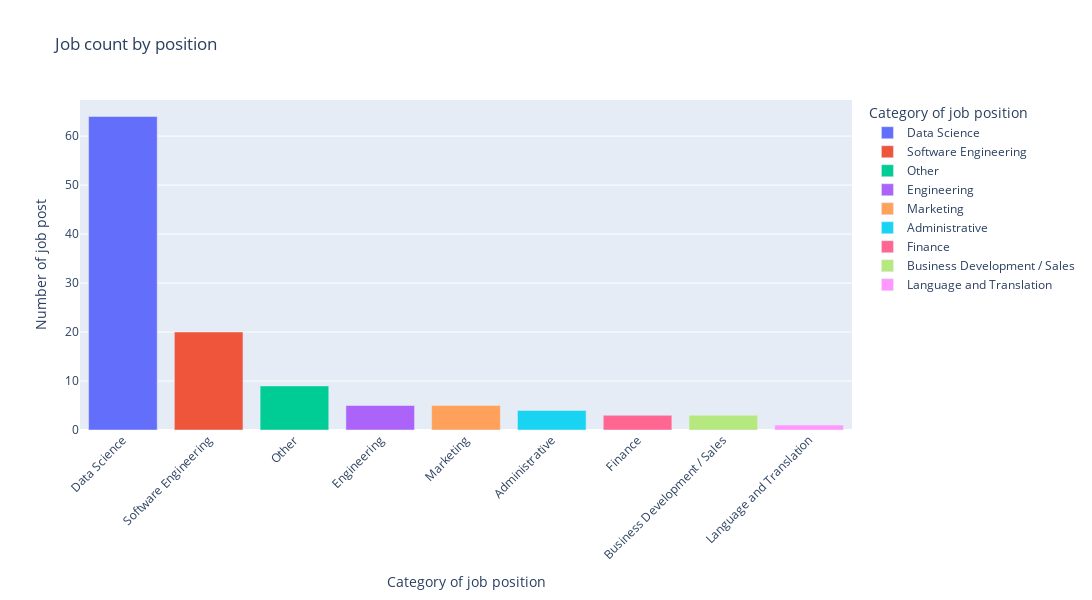
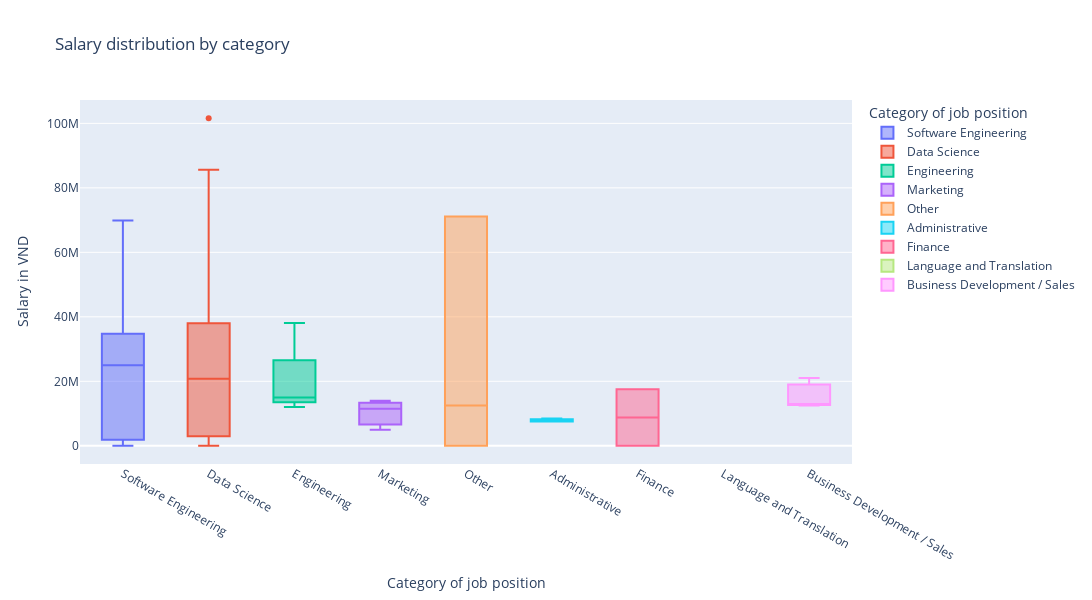
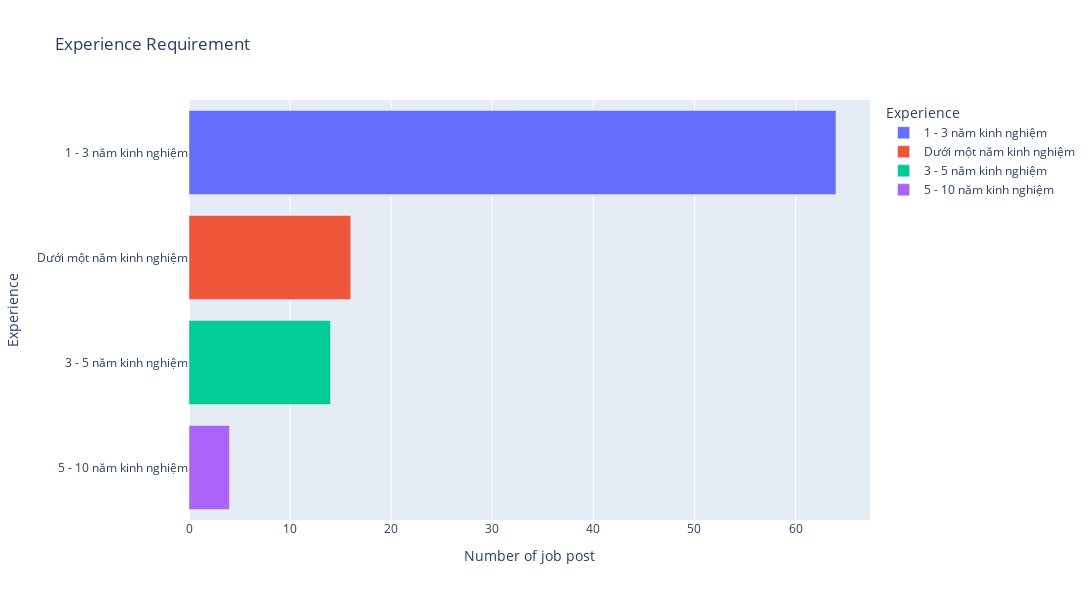
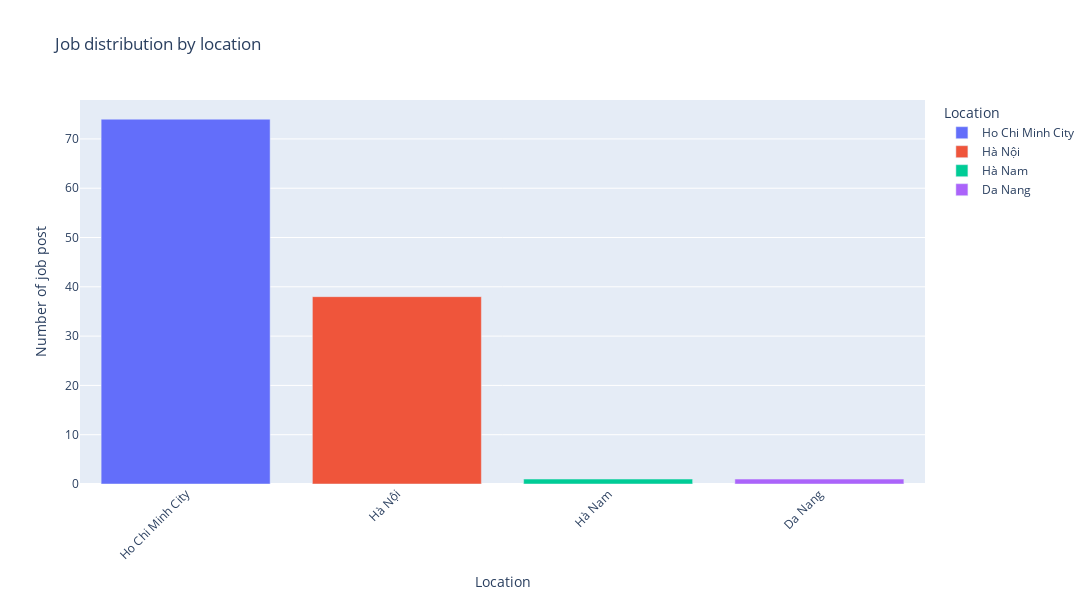

The notebook cell these images were saved under, in order:
### Code cell
df_data = preprocess.filter_job_titles(eda_df, keywords=["data", "business intelligence"])
lst = visualization.create_charts(df_data)

### Figure 1 — Plotly figure (JSON) as saved in the notebook; plotly's stock layout.template omitted (floating-point values rounded to 4 significant figures)
{"data": [{"alignmentgroup": "True", "hovertemplate": "Category of job position=%{x}<br>Number of job post=%{y}<extra></extra>", "legendgroup": "Data Science", "marker": {"color": "#636efa", "pattern": {"shape": ""}}, "name": "Data Science", "offsetgroup": "Data Science", "orientation": "v", "showlegend": true, "textposition": "auto", "type": "bar", "x": ["Data Science"], "xaxis": "x", "y": [64], "yaxis": "y"}, {"alignmentgroup": "True", "hovertemplate": "Category of job position=%{x}<br>Number of job post=%{y}<extra></extra>", "legendgroup": "Software Engineering", "marker": {"color": "#EF553B", "pattern": {"shape": ""}}, "name": "Software Engineering", "offsetgroup": "Software Engineering", "orientation": "v", "showlegend": true, "textposition": "auto", "type": "bar", "x": ["Software Engineering"], "xaxis": "x", "y": [20], "yaxis": "y"}, {"alignmentgroup": "True", "hovertemplate": "Category of job position=%{x}<br>Number of job post=%{y}<extra></extra>", "legendgroup": "Other", "marker": {"color": "#00cc96", "pattern": {"shape": ""}}, "name": "Other", "offsetgroup": "Other", "orientation": "v", "showlegend": true, "textposition": "auto", "type": "bar", "x": ["Other"], "xaxis": "x", "y": [9], "yaxis": "y"}, {"alignmentgroup": "True", "hovertemplate": "Category of job position=%{x}<br>Number of job post=%{y}<extra></extra>", "legendgroup": "Engineering", "marker": {"color": "#ab63fa", "pattern": {"shape": ""}}, "name": "Engineering", "offsetgroup": "Engineering", "orientation": "v", "showlegend": true, "textposition": "auto", "type": "bar", "x": ["Engineering"], "xaxis": "x", "y": [5], "yaxis": "y"}, {"alignmentgroup": "True", "hovertemplate": "Category of job position=%{x}<br>Number of job post=%{y}<extra></extra>", "legendgroup": "Marketing", "marker": {"color": "#FFA15A", "pattern": {"shape": ""}}, "name": "Marketing", "offsetgroup": "Marketing", "orientation": "v", "showlegend": true, "textposition": "auto", "type": "bar", "x": ["Marketing"], "xaxis": "x", "y": [5], "yaxis": "y"}, {"alignmentgroup": "True", "hovertemplate": "Category of job position=%{x}<br>Number of job post=%{y}<extra></extra>", "legendgroup": "Administrative", "marker": {"color": "#19d3f3", "pattern": {"shape": ""}}, "name": "Administrative", "offsetgroup": "Administrative", "orientation": "v", "showlegend": true, "textposition": "auto", "type": "bar", "x": ["Administrative"], "xaxis": "x", "y": [4], "yaxis": "y"}, {"alignmentgroup": "True", "hovertemplate": "Category of job position=%{x}<br>Number of job post=%{y}<extra></extra>", "legendgroup": "Finance", "marker": {"color": "#FF6692", "pattern": {"shape": ""}}, "name": "Finance", "offsetgroup": "Finance", "orientation": "v", "showlegend": true, "textposition": "auto", "type": "bar", "x": ["Finance"], "xaxis": "x", "y": [3], "yaxis": "y"}, {"alignmentgroup": "True", "hovertemplate": "Category of job position=%{x}<br>Number of job post=%{y}<extra></extra>", "legendgroup": "Business Development / Sales", "marker": {"color": "#B6E880", "pattern": {"shape": ""}}, "name": "Business Development / Sales", "offsetgroup": "Business Development / Sales", "orientation": "v", "showlegend": true, "textposition": "auto", "type": "bar", "x": ["Business Development / Sales"], "xaxis": "x", "y": [3], "yaxis": "y"}, {"alignmentgroup": "True", "hovertemplate": "Category of job position=%{x}<br>Number of job post=%{y}<extra></extra>", "legendgroup": "Language and Translation", "marker": {"color": "#FF97FF", "pattern": {"shape": ""}}, "name": "Language and Translation", "offsetgroup": "Language and Translation", "orientation": "v", "showlegend": true, "textposition": "auto", "type": "bar", "x": ["Language and Translation"], "xaxis": "x", "y": [1], "yaxis": "y"}], "layout": {"barmode": "relative", "height": 600, "legend": {"title": {"text": "Category of job position"}, "tracegroupgap": 0}, "title": {"text": "Job count by position"}, "width": 1200, "xaxis": {"anchor": "y", "categoryarray": ["Data Science", "Software Engineering", "Other", "Engineering", "Marketing", "Administrative", "Finance", "Business Development / Sales", "Language and Translation"], "categoryorder": "array", "domain": [0, 1], "tickangle": -45, "title": {"text": "Category of job position"}}, "yaxis": {"anchor": "x", "domain": [0, 1], "title": {"text": "Number of job post"}}}}

### Figure 2 — Plotly figure (JSON) as saved in the notebook; plotly's stock layout.template omitted (floating-point values rounded to 4 significant figures)
{"data": [{"alignmentgroup": "True", "hovertemplate": "Category of job position=%{x}<br>Salary in VND=%{y}<extra></extra>", "legendgroup": "Software Engineering", "marker": {"color": "#636efa"}, "name": "Software Engineering", "notched": false, "offsetgroup": "Software Engineering", "orientation": "v", "showlegend": true, "type": "box", "x": ["Software Engineering", "Software Engineering", "Software Engineering", "Software Engineering", "Software Engineering", "Software Engineering", "Software Engineering", "Software Engineering", "Software Engineering", "Software Engineering", "Software Engineering", "Software Engineering", "Software Engineering", "Software Engineering", "Software Engineering", "Software Engineering", "Software Engineering", "Software Engineering", "Software Engineering", "Software Engineering"], "x0": " ", "xaxis": "x", "y": [40000000, 25000000, 33020066, 2500000, 2500000, null, 238, 31750064, 25000000, 12000000, null, 238, 60960122, null, null, null, 69850140, 555, null, null], "y0": " ", "yaxis": "y"}, {"alignmentgroup": "True", "hovertemplate": "Category of job position=%{x}<br>Salary in VND=%{y}<extra></extra>", "legendgroup": "Data Science", "marker": {"color": "#EF553B"}, "name": "Data Science", "notched": false, "offsetgroup": "Data Science", "orientation": "v", "showlegend": true, "type": "box", "x": ["Data Science", "Data Science", "Data Science", "Data Science", "Data Science", "Data Science", "Data Science", "Data Science", "Data Science", "Data Science", "Data Science", "Data Science", "Data Science", "Data Science", "Data Science", "Data Science", "Data Science", "Data Science", "Data Science", "Data Science", "Data Science", "Data Science", "Data Science", "Data Science", "Data Science", "Data Science", "Data Science", "Data Science", "Data Science", "Data Science", "Data Science", "Data Science", "Data Science", "Data Science", "Data Science", "Data Science", "Data Science", "Data Science", "Data Science", "Data Science", "Data Science", "Data Science", "Data Science", "Data Science", "Data Science", "Data Science", "Data Science", "Data Science", "Data Science", "Data Science", "Data Science", "Data Science", "Data Science", "Data Science", "Data Science", "Data Science", "Data Science", "Data Science", "Data Science", "Data Science", "Data Science", "Data Science", "Data Science", "Data Science"], "x0": " ", "xaxis": "x", "y": [25400051, 20000000, null, 30000000, null, null, null, 38000000, 238, null, null, null, null, null, 18000000, 38100076, 12690355, 3000000, null, null, null, 15000000, 15000000, null, 57150114, 21590043, 3000000, null, null, null, null, null, null, null, null, 238, null, 24130048, 27940056, 20000000, 238, 238, 37000000, 26670053, 238, null, 238, null, 17500000, 85587128, null, 238, 82550165, 57150114, 25400051, 14000000, null, 50800102, 76200152, 8000000, 101600203, 1674, 50800102, 22500000], "y0": " ", "yaxis": "y"}, {"alignmentgroup": "True", "hovertemplate": "Category of job position=%{x}<br>Salary in VND=%{y}<extra></extra>", "legendgroup": "Engineering", "marker": {"color": "#00cc96"}, "name": "Engineering", "notched": false, "offsetgroup": "Engineering", "orientation": "v", "showlegend": true, "type": "box", "x": ["Engineering", "Engineering", "Engineering", "Engineering", "Engineering"], "x0": " ", "xaxis": "x", "y": [11999900, null, 15000000, 15000000, 38100076], "y0": " ", "yaxis": "y"}, {"alignmentgroup": "True", "hovertemplate": "Category of job position=%{x}<br>Salary in VND=%{y}<extra></extra>", "legendgroup": "Marketing", "marker": {"color": "#ab63fa"}, "name": "Marketing", "notched": false, "offsetgroup": "Marketing", "orientation": "v", "showlegend": true, "type": "box", "x": ["Marketing", "Marketing", "Marketing", "Marketing", "Marketing"], "x0": " ", "xaxis": "x", "y": [null, null, 14000000, 11500000, 5000000], "y0": " ", "yaxis": "y"}, {"alignmentgroup": "True", "hovertemplate": "Category of job position=%{x}<br>Salary in VND=%{y}<extra></extra>", "legendgroup": "Other", "marker": {"color": "#FFA15A"}, "name": "Other", "notched": false, "offsetgroup": "Other", "orientation": "v", "showlegend": true, "type": "box", "x": ["Other", "Other", "Other", "Other", "Other", "Other", "Other", "Other", "Other"], "x0": " ", "xaxis": "x", "y": [238, 71120142, 71120142, null, null, null, null, 12500000, 238], "y0": " ", "yaxis": "y"}, {"alignmentgroup": "True", "hovertemplate": "Category of job position=%{x}<br>Salary in VND=%{y}<extra></extra>", "legendgroup": "Administrative", "marker": {"color": "#19d3f3"}, "name": "Administrative", "notched": false, "offsetgroup": "Administrative", "orientation": "v", "showlegend": true, "type": "box", "x": ["Administrative", "Administrative", "Administrative", "Administrative"], "x0": " ", "xaxis": "x", "y": [8500000, null, 7500000, 7500000], "y0": " ", "yaxis": "y"}, {"alignmentgroup": "True", "hovertemplate": "Category of job position=%{x}<br>Salary in VND=%{y}<extra></extra>", "legendgroup": "Finance", "marker": {"color": "#FF6692"}, "name": "Finance", "notched": false, "offsetgroup": "Finance", "orientation": "v", "showlegend": true, "type": "box", "x": ["Finance", "Finance", "Finance"], "x0": " ", "xaxis": "x", "y": [17500000, null, 150], "y0": " ", "yaxis": "y"}, {"alignmentgroup": "True", "hovertemplate": "Category of job position=%{x}<br>Salary in VND=%{y}<extra></extra>", "legendgroup": "Language and Translation", "marker": {"color": "#B6E880"}, "name": "Language and Translation", "notched": false, "offsetgroup": "Language and Translation", "orientation": "v", "showlegend": true, "type": "box", "x": ["Language and Translation"], "x0": " ", "xaxis": "x", "y": [null], "y0": " ", "yaxis": "y"}, {"alignmentgroup": "True", "hovertemplate": "Category of job position=%{x}<br>Salary in VND=%{y}<extra></extra>", "legendgroup": "Business Development / Sales", "marker": {"color": "#FF97FF"}, "name": "Business Development / Sales", "notched": false, "offsetgroup": "Business Development / Sales", "orientation": "v", "showlegend": true, "type": "box", "x": ["Business Development / Sales", "Business Development / Sales", "Business Development / Sales"], "x0": " ", "xaxis": "x", "y": [21000000, 12500050, 13000000], "y0": " ", "yaxis": "y"}], "layout": {"boxmode": "overlay", "height": 600, "legend": {"title": {"text": "Category of job position"}, "tracegroupgap": 0}, "title": {"text": "Salary distribution by category"}, "width": 1200, "xaxis": {"anchor": "y", "categoryarray": ["Software Engineering", "Data Science", "Engineering", "Marketing", "Other", "Administrative", "Finance", "Language and Translation", "Business Development / Sales"], "categoryorder": "array", "domain": [0, 1], "title": {"text": "Category of job position"}}, "yaxis": {"anchor": "x", "domain": [0, 1], "title": {"text": "Salary in VND"}}}}

### Figure 3 — Plotly figure (JSON) as saved in the notebook; plotly's stock layout.template omitted (floating-point values rounded to 4 significant figures)
{"data": [{"alignmentgroup": "True", "hovertemplate": "Experience=%{y}<br>Number of job post=%{x}<extra></extra>", "legendgroup": "1 - 3 năm kinh nghiệm", "marker": {"color": "#636efa", "pattern": {"shape": ""}}, "name": "1 - 3 năm kinh nghiệm", "offsetgroup": "1 - 3 năm kinh nghiệm", "orientation": "h", "showlegend": true, "textposition": "auto", "type": "bar", "x": [64], "xaxis": "x", "y": ["1 - 3 năm kinh nghiệm"], "yaxis": "y"}, {"alignmentgroup": "True", "hovertemplate": "Experience=%{y}<br>Number of job post=%{x}<extra></extra>", "legendgroup": "Dưới một năm kinh nghiệm", "marker": {"color": "#EF553B", "pattern": {"shape": ""}}, "name": "Dưới một năm kinh nghiệm", "offsetgroup": "Dưới một năm kinh nghiệm", "orientation": "h", "showlegend": true, "textposition": "auto", "type": "bar", "x": [16], "xaxis": "x", "y": ["Dưới một năm kinh nghiệm"], "yaxis": "y"}, {"alignmentgroup": "True", "hovertemplate": "Experience=%{y}<br>Number of job post=%{x}<extra></extra>", "legendgroup": "3 - 5 năm kinh nghiệm", "marker": {"color": "#00cc96", "pattern": {"shape": ""}}, "name": "3 - 5 năm kinh nghiệm", "offsetgroup": "3 - 5 năm kinh nghiệm", "orientation": "h", "showlegend": true, "textposition": "auto", "type": "bar", "x": [14], "xaxis": "x", "y": ["3 - 5 năm kinh nghiệm"], "yaxis": "y"}, {"alignmentgroup": "True", "hovertemplate": "Experience=%{y}<br>Number of job post=%{x}<extra></extra>", "legendgroup": "5 - 10 năm kinh nghiệm", "marker": {"color": "#ab63fa", "pattern": {"shape": ""}}, "name": "5 - 10 năm kinh nghiệm", "offsetgroup": "5 - 10 năm kinh nghiệm", "orientation": "h", "showlegend": true, "textposition": "auto", "type": "bar", "x": [4], "xaxis": "x", "y": ["5 - 10 năm kinh nghiệm"], "yaxis": "y"}], "layout": {"barmode": "relative", "height": 600, "legend": {"title": {"text": "Experience"}, "tracegroupgap": 0}, "title": {"text": "Experience Requirement"}, "width": 1200, "xaxis": {"anchor": "y", "domain": [0, 1], "title": {"text": "Number of job post"}}, "yaxis": {"anchor": "x", "categoryarray": ["5 - 10 năm kinh nghiệm", "3 - 5 năm kinh nghiệm", "Dưới một năm kinh nghiệm", "1 - 3 năm kinh nghiệm"], "categoryorder": "array", "domain": [0, 1], "title": {"text": "Experience"}}}}

### Figure 4 — Plotly figure (JSON) as saved in the notebook; plotly's stock layout.template omitted (floating-point values rounded to 4 significant figures)
{"data": [{"alignmentgroup": "True", "hovertemplate": "Location=%{x}<br>Number of job post=%{y}<extra></extra>", "legendgroup": "Ho Chi Minh City", "marker": {"color": "#636efa", "pattern": {"shape": ""}}, "name": "Ho Chi Minh City", "offsetgroup": "Ho Chi Minh City", "orientation": "v", "showlegend": true, "textposition": "auto", "type": "bar", "x": ["Ho Chi Minh City"], "xaxis": "x", "y": [74], "yaxis": "y"}, {"alignmentgroup": "True", "hovertemplate": "Location=%{x}<br>Number of job post=%{y}<extra></extra>", "legendgroup": "Hà Nội", "marker": {"color": "#EF553B", "pattern": {"shape": ""}}, "name": "Hà Nội", "offsetgroup": "Hà Nội", "orientation": "v", "showlegend": true, "textposition": "auto", "type": "bar", "x": ["Hà Nội"], "xaxis": "x", "y": [38], "yaxis": "y"}, {"alignmentgroup": "True", "hovertemplate": "Location=%{x}<br>Number of job post=%{y}<extra></extra>", "legendgroup": "Hà Nam", "marker": {"color": "#00cc96", "pattern": {"shape": ""}}, "name": "Hà Nam", "offsetgroup": "Hà Nam", "orientation": "v", "showlegend": true, "textposition": "auto", "type": "bar", "x": ["Hà Nam"], "xaxis": "x", "y": [1], "yaxis": "y"}, {"alignmentgroup": "True", "hovertemplate": "Location=%{x}<br>Number of job post=%{y}<extra></extra>", "legendgroup": "Da Nang", "marker": {"color": "#ab63fa", "pattern": {"shape": ""}}, "name": "Da Nang", "offsetgroup": "Da Nang", "orientation": "v", "showlegend": true, "textposition": "auto", "type": "bar", "x": ["Da Nang"], "xaxis": "x", "y": [1], "yaxis": "y"}], "layout": {"barmode": "relative", "height": 600, "legend": {"title": {"text": "Location"}, "tracegroupgap": 0}, "title": {"text": "Job distribution by location"}, "width": 1200, "xaxis": {"anchor": "y", "categoryarray": ["Ho Chi Minh City", "Hà Nội", "Hà Nam", "Da Nang"], "categoryorder": "array", "domain": [0, 1], "tickangle": -45, "title": {"text": "Location"}}, "yaxis": {"anchor": "x", "domain": [0, 1], "title": {"text": "Number of job post"}}}}
